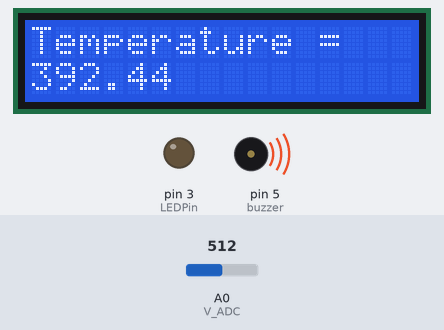
Bench run of a sketch on a simulated Arduino Uno, built with avr-gcc and run on an emulated ATmega328P. Parts: 16×2 character LCD, output pins drawn as LEDs (lit = HIGH), buzzer (waves = sounding). The inputs (shaded band) are chosen by the test bench; at power-on: A0 (V_ADC) = 512.

Above: at 1.2 s.
1.3 s: A0 (V_ADC) set to 716
At 6.2 s:
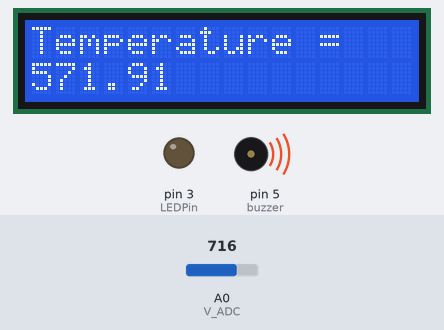
6.9 s: A0 (V_ADC) set to 900
At 10.8 s:
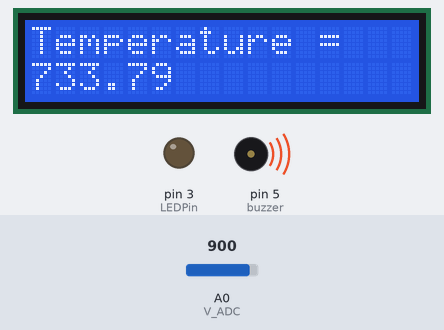
12.5 s: A0 (V_ADC) set to 1023
At 15.5 s:
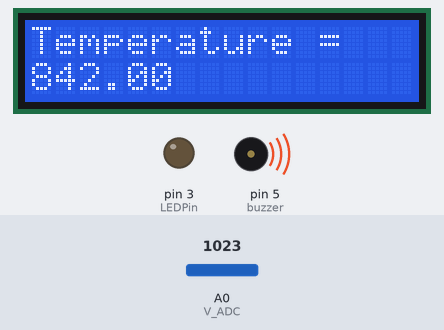
Timing chart, 0 to 24.1 s (numbered marks = the images above; inputs shaded):
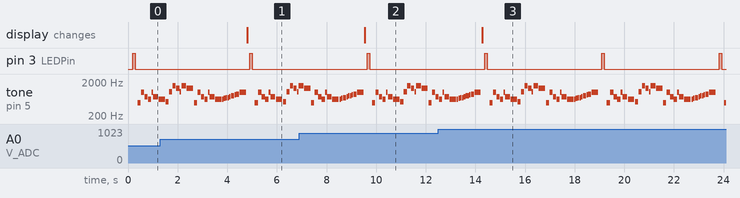

Measured:
- after the input at 1.3 s, the display: changes after 3.5 s (image 1)
- after the input at 6.9 s, the display: changes after 2.6 s (image 2)
- after the input at 12.5 s, the display: changes after 1.8 s (image 3)
- by itself, pin 3 (LEDPin): alternates HIGH for 0.10 s and LOW for 4.6 s
- by itself, tone on pin 5 (buzzer): plays 622 Hz for 0.13 s, 988 Hz for 0.06 s, 740 Hz for 0.19 s, 622 Hz for 0.26 s, 622 Hz for 0.06 s, 659 Hz for 0.06 s … (77 notes in this stretch)

The sketch:

fantastic_jaban_bojo1__2_.ino
```cpp
#include <Wire.h>
#include <LiquidCrystal_I2C.h>
#include "pitches.h"
LiquidCrystal_I2C lcd(0x20,16,2);

int V_ADC = A0;
int Voltage_ADC;
int LEDPin = 3;
int tempo = 105;

// change this to whichever pin you want to use
int buzzer = 5;

// notes of the moledy followed by the duration.
// a 4 means a quarter note, 8 an eighteenth , 16 sixteenth, so on
// !!negative numbers are used to represent dotted notes,
// so -4 means a dotted quarter note, that is, a quarter plus an eighteenth!!
int melody[] = {

  // Pacman
  // Score available at https://musescore.com/user/85429/scores/107109
  NOTE_B4, 16, NOTE_B5, 16, NOTE_FS5, 16, NOTE_DS5, 16, //1
  NOTE_B5, 32, NOTE_FS5, -16, NOTE_DS5, 8, NOTE_C5, 16,
  NOTE_C6, 16, NOTE_G6, 16, NOTE_E6, 16, NOTE_C6, 32, NOTE_G6, -16, NOTE_E6, 8,

  NOTE_B4, 16,  NOTE_B5, 16,  NOTE_FS5, 16,   NOTE_DS5, 16,  NOTE_B5, 32,  //2
  NOTE_FS5, -16, NOTE_DS5, 8,  NOTE_DS5, 32, NOTE_E5, 32,  NOTE_F5, 32,
  NOTE_F5, 32,  NOTE_FS5, 32,  NOTE_G5, 32,  NOTE_G5, 32, NOTE_GS5, 32,  NOTE_A5, 16, NOTE_B5, 8
};

// sizeof gives the number of bytes, each int value is composed of two bytes (16 bits)
// there are two values per note (pitch and duration), so for each note there are four bytes
int notes = sizeof(melody) / sizeof(melody[0]) / 2;

// this calculates the duration of a whole note in ms
int wholenote = (60000 * 4) / tempo;

int divider = 0, noteDuration = 0;


void setup()
{
  Serial.begin(9600);
  pinMode(LEDPin, OUTPUT);
  lcd.init();
  lcd.backlight();
}

void loop()
{

  Voltage_ADC = analogRead(V_ADC);
  float Voltage = 5 * Voltage_ADC / 1023.0;
  float tC = (Voltage - .5) / .01;
  float tF = (tC * 9/5) + 32;
  lcd.setCursor(0,0);
  lcd.print("Temperature = ");
  lcd.setCursor(0,1);
  lcd.print(tF);
  delay(100);
  digitalWrite(LEDPin, LOW);
  digitalWrite(buzzer, LOW);

  if (tF < 70 || tF > 75){
    //warning buzzzing
    digitalWrite(LEDPin, HIGH);
    delay(100);//wait for 100ms
    digitalWrite(LEDPin, LOW);
    delay(100);//wait for 100ms
    for (int thisNote = 0; thisNote < notes * 2; thisNote = thisNote + 2) {

    // calculates the duration of each note
    divider = melody[thisNote + 1];
    if (divider > 0) {
      // regular note, just proceed
      noteDuration = (wholenote) / divider;
    } else if (divider < 0) {
      // dotted notes are represented with negative durations!!
      noteDuration = (wholenote) / abs(divider);
      noteDuration *= 1.5; // increases the duration in half for dotted notes
    }

    // we only play the note for 90% of the duration, leaving 10% as a pause
    tone(buzzer, melody[thisNote], noteDuration * 0.9);

    // Wait for the specief duration before playing the next note.
    delay(noteDuration);

    // stop the waveform generation before the next note.
    noTone(buzzer);
    //delay(1000); // ...for 1 sec
   // noTone(buzzer); // Stop sound...
    //delay(1000); // ...for 1sec
  }
  }
  else{
    //safe
    lcd.setCursor(0,0);
    lcd.print("Temperature (F) = ");
    lcd.setCursor(0,1);
    lcd.print(tF);
    delay(1000);
    digitalWrite(LEDPin, LOW);
    digitalWrite(buzzer, LOW);
  }
}
```
